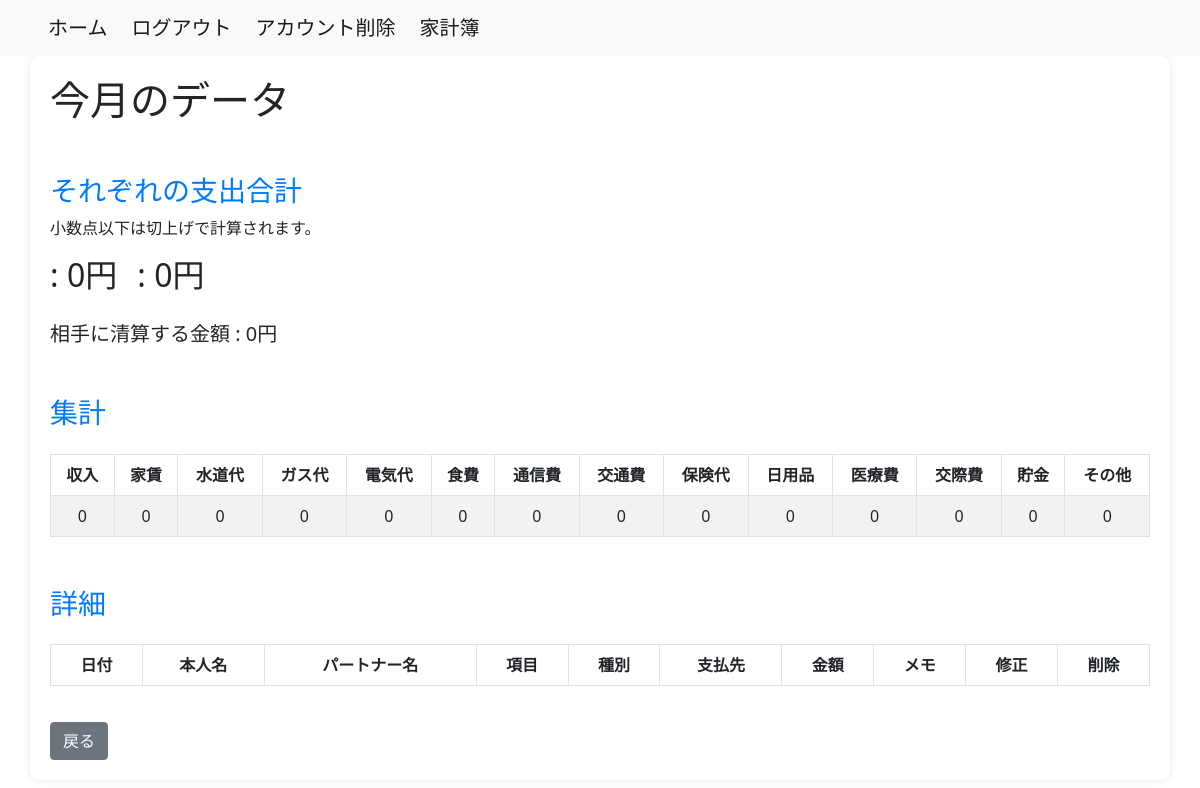
Before: /household_budget/balance/ (signed in) with the older database file.
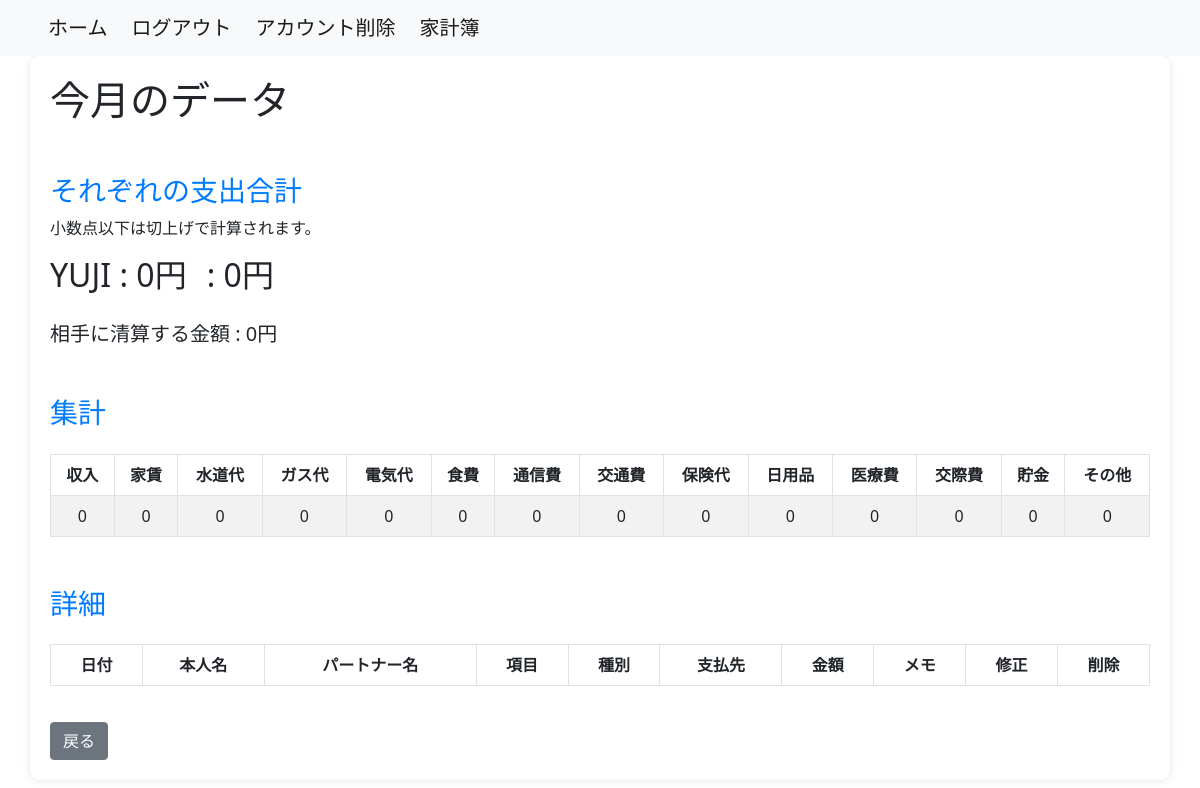
After: the same page with the newer database file.
### household_budget/models.py (models this page shows, shortened)
class Category(models.Model):
    category_name = models.CharField(max_length=50)
    class Meta:
        db_table = 'category'

class Transaction(models.Model):
    user = models.ForeignKey(settings.AUTH_USER_MODEL, on_delete=models.CASCADE)
    event_date = models.DateField()
    name_1 = models.CharField(max_length=20, default='', null=True)
    name_2 = models.CharField(max_length=20, default='', null=True)
    category = models.ForeignKey(Category, on_delete=models.CASCADE)
    payment_type = models.ForeignKey(PaymentType, on_delete=models.CASCADE)
    vendor_name = models.ForeignKey(Vendor, on_delete=models.CASCADE, related_name='vendor_transactions')
    amount = models.IntegerField(default=0)
    memo = models.TextField(null=True)
    class Meta:
        db_table = 'transaction'
        ordering = ['event_date']

### household_budget/views.py (the view)
# urls.py: path('balance/',TransactionView.as_view(), name='balance'),
@method_decorator(login_required(login_url='/login/'), name='dispatch')
class TransactionView(TemplateView):
    template_name = 'balance.html'
    def get_context_data(self, **kwargs):
        context = super().get_context_data(**kwargs)
        user_transactions = Transaction.objects.filter(user=self.request.user)
        today = timezone.now()
        first_day_of_month = today.replace(day=1)
        last_day_of_month = today.replace(day=1, month=today.month+1) - timezone.timedelta(days=1)
        category_totals = user_transactions.filter(
            event_date__range=[first_day_of_month, last_day_of_month]
        ).values('category__category_name').annotate(
            total_amount=Sum('amount'),
            transaction_count=Count('id')
        )
        monthly_transactions = user_transactions.filter(
            event_date__range=[first_day_of_month, last_day_of_month]
        )
        name1_only_monthly_amount = user_transactions.filter(
            Q(name_1__isnull=False) & ~Q(name_1=''),
            ~Q(category_id=1) & ~Q(category_id=13),
            event_date__range=[first_day_of_month, last_day_of_month]
        ).aggregate(name1_has_data_total_amount=Sum('amount'))['name1_has_data_total_amount'] or 0
        name2_only_monthly_amount = user_transactions.filter(
            Q(name_2__isnull=False) & ~Q(name_2=''),
            ~Q(category_id=1) & ~Q(category_id=13),
            event_date__range=[first_day_of_month, last_day_of_month]
        ).aggregate(name2_has_data_total_amount=Sum('amount'))['name2_has_data_total_amount'] or 0
        name_monthly_amount = user_transactions.filter(
            Q(name_1__isnull=False) & Q(name_2__isnull=False) & ~Q(name_1='') & ~Q(name_2=''),
            ~Q(category_id=1) & ~Q(category_id=13),
            event_date__range=[first_day_of_month, last_day_of_month]
        ).aggregate(name_both_total_amount=Sum('amount'))['name_both_total_amount'] or 0
        name_both_half_monthly_amount = math.ceil(name_monthly_amount / 2)
        category_totals_dict = {category_name: {'total_amount': 0, 'transaction_count': 0} for category_name in Category.objects.values_list('category_name', flat=True)}
        for category in category_totals:
            category_name = category['category__category_name']
            category_totals_dict[category_name] = {
                'total_amount': category['total_amount'],
                'transaction_count': category['transaction_count']
            }
        name1_total_amount =name1_only_monthly_amount - name_monthly_amount + name_both_half_monthly_amount
        name2_total_amount =name2_only_monthly_amount - name_monthly_amount + name_both_half_monthly_amount
        try:
            context['latest_name1_transaction'] = user_transactions.filter(Q(name_1__isnull=False) & ~Q(name_1='')).order_by('-event_date').first()
        except Transaction.DoesNotExist:
            context['latest_name1_transaction'] = None
        try:
            context['latest_name2_transaction'] = user_transactions.filter(Q(name_2__isnull=False) & ~Q(name_2='')).order_by('-event_date').first()
        except Transaction.DoesNotExist:
            context['latest_name2_transaction'] = None
        context['category_totals'] = category_totals_dict
        context['monthly_transactions'] = monthly_transactions
        context['name1_total_amount'] = name1_total_amount
        context['name2_total_amount'] = name2_total_amount
        context['name_both_half_monthly_amount'] = name_both_half_monthly_amount
        return context

### household_budget/templates/balance.html (shortened to what this page needs)
{% extends 'base.html' %}
{% block content %}
<body>
<div class="container">
  <h1>今月のデータ</h1>
  <h3>それぞれの支出合計</h3>
  <p>小数点以下は切上げで計算されます。</p>
  <div style="display: flex; gap: 20px;">
  <h2>{{ latest_name1_transaction.name_1 }} : {{ name1_total_amount }}円</h2>
  <h2>{{ latest_name2_transaction.name_2 }} : {{ name2_total_amount }}円</h2>
  </div>
  <h5 style="margin-top: 20px;">相手に清算する金額 : {{ name_both_half_monthly_amount }}円</h5>
  <h3>集計</h3>
  <table class="table table-striped table-bordered mt-4">
    <thead class="thead-dark">
      <tr>
        {% for category_name, data in category_totals.items %}
          <th>{{ category_name }}</th>
        {% endfor %}
      </tr>
    </thead>
    <tbody>
      <tr>
        {% for category_name, data in category_totals.items %}
          <td>{{ data.total_amount }}</td>
        {% endfor %}
      </tr>
    </tbody>
  </table>
  <h3>詳細</h3>
  <table class="table table-striped table-bordered mt-4">
    <thead class="thead-dark">
      <tr>
        <th>日付</th>
        <th>本人名</th>
        <th>パートナー名</th>
        <th>項目</th>
        <th>種別</th>
        <th>支払先</th>
        <th>金額</th>
        <th>メモ</th>
        <th>修正</th>
        <th>削除</th>
      </tr>
    </thead>
  </table>
  <a href="{% url 'accounts:user' %}" class="btn btn-secondary">戻る</a>
</div>
</body>
{% endblock %}

### templates/base.html (shortened to what this page needs)
<!DOCTYPE html>
<html lang="ja">
   <head>
      <link href="https://cdn.jsdelivr.net/npm/bootstrap@5.0.2/dist/css/bootstrap.min.css" rel="stylesheet">
   </head>
   <body>
      <nav class="navbar navbar-expand-lg navbar-light bg-light">
         <a class="navbar-brand ms-5" href="{% url 'accounts:home' %}">ホーム</a>
         {% if user.is_authenticated %}
         <a class="navbar-brand ms-2" href="{% url 'accounts:logout' %}">ログアウト</a>
         <a class="navbar-brand ms-2" href="{% url 'accounts:delete' %}">アカウント削除</a>
         {% else %}
         <a class="navbar-brand ms-2" href="{% url 'accounts:login' %}">ログイン</a>
         <a class="navbar-brand ms-2" href="{% url 'accounts:regist' %}">アカウント登録</a>
         {% endif %}
         <a class="navbar-brand ms-2" href="{% url 'accounts:user' %}">家計簿</a>
      </nav>
      {% block content %}{% endblock %}
   </body>
</html>

### household_budget/templates/balance.html (style rules this page uses)
.container { background-color: #fff; border-radius: 10px; box-shadow: 0 0 10px rgba(0, 0, 0, 0.1); padding: 20px; }
h3 { margin-top: 50px; color: #007bff; }
table { width: 100%; margin-top: 10px; border-collapse: collapse; }
table, th, td { border: 1px solid #dee2e6; }
th, td { padding: 10px; text-align: center; }
.btn-secondary { margin-top: 20px; }

Changed rows visible on the page:
added Transaction: name_1 "YUJI"
